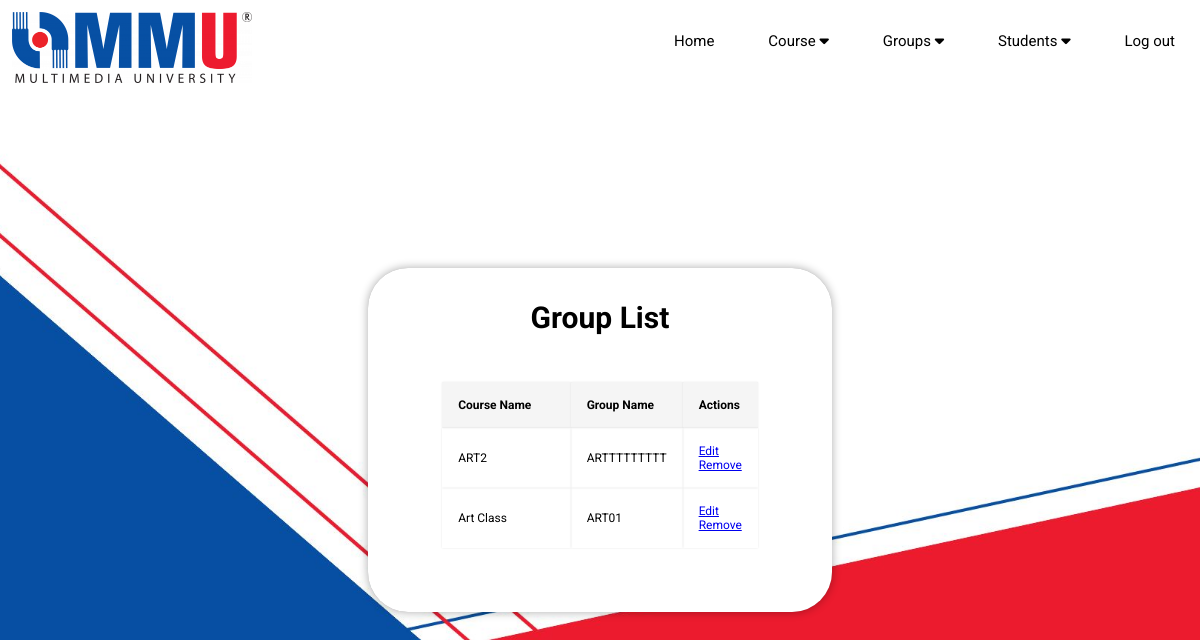
The app's page /group_list (signed in) with its own data.
### tables this page shows
CREATE TABLE "Classes" (
	"class_id"	TEXT NOT NULL,
	"class_name"	TEXT NOT NULL,
	PRIMARY KEY("class_id")
);

CREATE TABLE "Groups" (
	"group_id"	INTEGER NOT NULL,
	"class_id"	TEXT,
	"group_name"	TEXT NOT NULL,
	FOREIGN KEY("class_id") REFERENCES "Classes"("class_id"),
	PRIMARY KEY("group_id" AUTOINCREMENT)
);

### app.py (the view)
@app.route('/group_list')
def group_list():
    lecturer_id = session.get('user_id')
    if lecturer_id:
        conn = get_db_connection()
        cursor = conn.cursor()
        cursor.execute("""
            SELECT Classes.class_id, Classes.class_name, Groups.group_id, Groups.group_name, Users.user_id, Users.name
            FROM Users
            INNER JOIN group_members ON Users.user_id = group_members.user_id
            INNER JOIN Classes ON group_members.class_id = Classes.class_id
            INNER JOIN Groups ON group_members.group_id = Groups.group_id
            WHERE group_members.class_id IN (
                SELECT class_id FROM Class_lecturers WHERE lecturer_id = ?
            )
            AND Users.user_id IN (
                SELECT user_id FROM User_roles WHERE role_id = (
                    SELECT role_id FROM Roles WHERE role_name = 'student'
                )
            )
            ORDER BY Classes.class_name, Groups.group_name, Users.name
        """, (lecturer_id,))
        group_members_stu = cursor.fetchall()
        conn.close()
        grouped_data = {}
        for class_id, class_name, group_id, group_name, user_id, user_name in group_members_stu:
            if (class_id, class_name) not in grouped_data:
                grouped_data[(class_id, class_name)] = {}
            if (group_id, group_name) not in grouped_data[(class_id, class_name)]:
                grouped_data[(class_id, class_name)][(group_id, group_name)] = []
            grouped_data[(class_id, class_name)][(group_id, group_name)].append((user_id, user_name))
        print("Grouped students data:", grouped_data)
        return render_template('group_list.html', grouped_data=grouped_data)
    else:
        return "No user logged in"

### app.py (called while the page is built)
def get_db_connection():
    conn = sqlite3.connect(DATABASE)
    conn.row_factory = sqlite3.Row
    return conn

### templates/group_list.html (shortened to what this page needs)
{% extends "layout_lect.html" %}
{% block content %}
    <div class="add_class">
        <h1>Group List</h1>
        <table class="class_list">
            <tr>
                <th>Course Name</th>
                <th>Group Name</th>
                <th>Actions</th>
            </tr>
            {% for class, groups in grouped_data.items() %}
                {% for group, students in groups.items() %}
                    <tr>
                        <td class="name">{{ class[1] }}</td>
                        <td class="name">{{ group[1] }}</td>
                        <td class="name">
                            <a href="{{ url_for('edit_group', user_id=students[0][0], group_id=group[0], class_id=class[0]) }}">Edit</a>
                            <a href="{{ url_for('delete_group', user_id=students[0][0], group_id=group[0], class_id=class[0]) }}" onclick="return confirm('Are you sure you want to delete this group?')">Remove</a>
                        </td>
                    </tr>
                {% endfor %}
            {% endfor %}
        </table>
    </div>
{% endblock %}

### static/style_LecturerMenu.css (style rules this page uses)
* { padding: 0; margin: 0; box-sizing: border-box; font-family: "Roboto", sans-serif; }
body { display: flex; justify-content: center; align-items: center; min-height: 100vh; background: url(PageBg.jpg) no-repeat; background-attachment: fixed; background-size: cover; background-position: center; image-resolution: 1080; }
.add_class { min-width:420px; width: auto; background: rgb(255, 255, 255); color: black; border: 2px solid rgba(255, 255, 255, .2); backdrop-filter: contrast(50%); box-shadow: 0 0 10px rgba(0, 0, 0, 0.329); border-radius: 40px; margin-top: 80px; padding: 30px 40px; }
.add_class h1 { padding-bottom: 15px; font-size: 30px; text-align: center; }
.class_list { font-size: 12px; font-weight: normal; display: flex; justify-content: center; align-items: center; border-radius: 2%; width: 100%; margin: 0px auto; padding: 2rem; border-collapse: collapse; }
td.name { width: 100%; height: 100%; padding: 1rem; align-items: center; background-color: transparent; box-shadow: 0 0 2px rgba(0, 0, 0, .1);; }
th { width: 100%; height: 100%; font-weight: bold; color: black; padding: 1rem; text-align: left; border-radius: 2%; background-color: whitesmoke; box-shadow: 0 0 2px rgba(0, 0, 0, .1); }

### records on screen
Classes: class_name "ART2"
Groups: group_name "ARTTTTTTTTT"
Classes: class_name "Art Class"
Groups: group_name "ART01"
